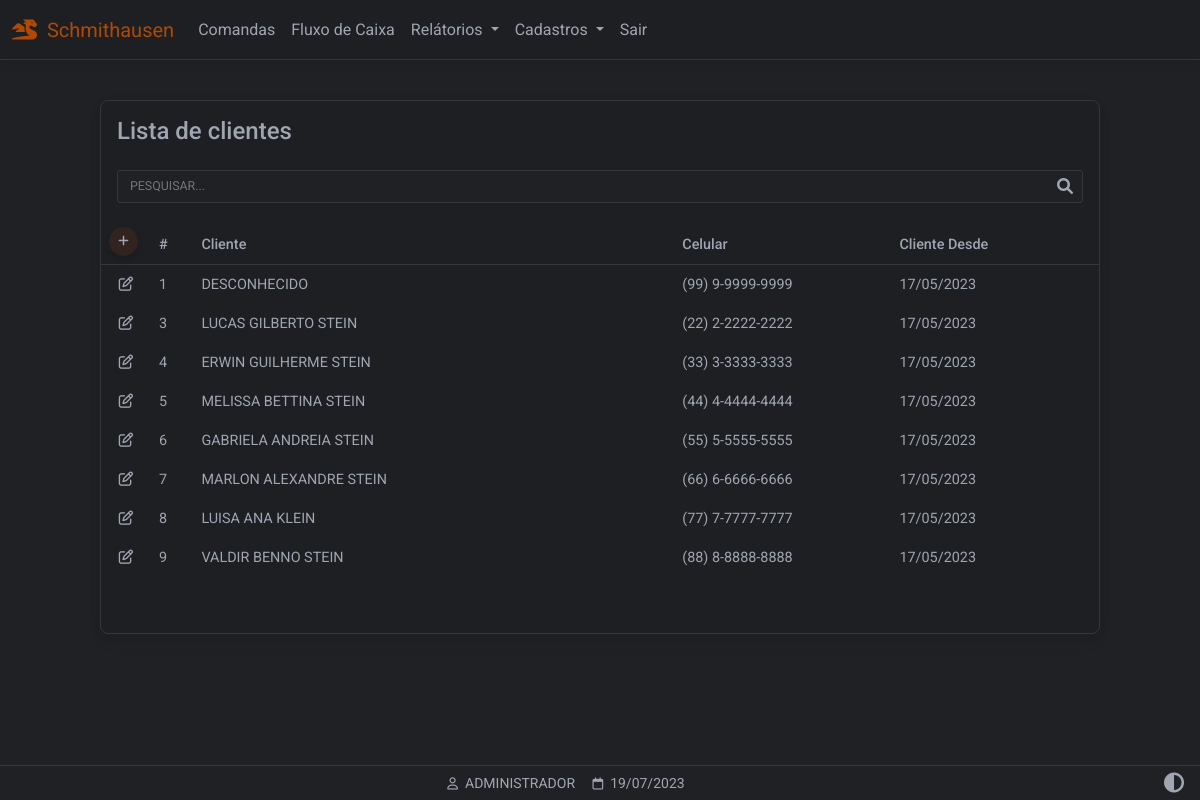
/clientes (signed in), run on the app's committed database.
### website/models.py (models this page shows)
class Cliente(db.Model):
    id = db.Column(db.Integer, primary_key=True)
    fone = db.Column(db.String(150))
    data_criacao = db.Column(db.DateTime(timezone=True), default=func.now())
    nome = db.Column(db.String(150))

class User(db.Model, UserMixin):
    id = db.Column(db.Integer, primary_key=True)
    email = db.Column(db.String(150), unique=True)
    password = db.Column(db.String(150))
    first_name = db.Column(db.String(150))
    user = db.relationship('Produto',backref='produto')

### website/views.py (the view)
@views.route('/clientes', methods=['GET','POST'])
@login_required
def clientes():
    clientes = []
    rows = Cliente.query.all()
    for r in rows:
        clientes.append(r)
    return render_template("clientes_listar.html", user=current_user, data=data, clientes=clientes)

### website/__init__.py (called while the page is built)
def create_app():
    app = Flask(__name__)
    app.config['SECRET_KEY'] = 'hjshjhdjah kjshkjdhjs'
    app.config['SQLALCHEMY_DATABASE_URI'] = f'sqlite:///{DB_NAME}'
    app.config["TEMPLATES_AUTO_RELOAD"] = True
    db.init_app(app)
    from .views import views
    from .auth import auth
    app.register_blueprint(views, url_prefix='/')
    app.register_blueprint(auth, url_prefix='/')
    from .models import User, Cliente, Produto
    with app.app_context():
        db.create_all()
    login_manager = LoginManager()
    login_manager.login_view = 'auth.login'
    login_manager.login_message = u"FAVOR EFETUAR LOGIN!"
    login_manager.init_app(app)
    @login_manager.user_loader
    def load_user(id):
        return User.query.get(int(id))
    return app

### website/templates/clientes_listar.html (shortened to what this page needs)
{% extends "base.html" %}
{% block content %}
<div class="container-fluid" style="min-height:100dvh;padding-top:100px">
    <div class="table-responsive w-100 card myTheme-900 larg-max m-auto" style="padding-bottom: 40px">
        <table class="table table-borderless table-sm myTheme-900 ">
            <thead>
                <tr>
                    <p class="h4 p-3 ">Lista de clientes</p>
                </tr>
                <tr>
                <tr>
                    <div class="p-3 pt-0">
                        <div class="form-outline" style="margin-bottom: 0!important;padding-bottom: 0!important;">
                            <input type="text" style="text-transform:uppercase" id="inputPesquisarCliente"
                                class="myInputs form-control-sm" placeholder="Pesquisar..."
                                onkeyup='pesquisarTabelaClientes()' />
                        </div>
                    </div>
                </tr>
                <thead>
                    <tr>
                        <th class="text-nowrap" scope="col">
                            <a href="/clientes_cadastrar" class="p-2 btn btn-sm btn-floating btn-add">
                                <i class="fa-solid fa-plus"></i>
                            </a>
                        </th>
                        <th class="text-nowrap" scope="col">#</th>
                        <th class="text-nowrap" scope="col" style="min-width: 280px;">Cliente</th>
                        <th class="text-nowrap" scope="col">Celular</th>
                        <th class="text-nowrap" scope="col">Cliente Desde</th>
                        <th class="text-nowrap" scope="col"></th>
                    </tr>
                </thead>
            <tbody id="tb-clientes">
                {% for i in clientes %}
                <tr>
                    <td class="text-center" style="width: 50px">
                        <a role="button" class="" href="/clientes_atualizar/{{ i.id }}">
                            <i class="fa-regular fa-pen-to-square"></i>
                        </a>
                    </td>
                    <td class="text-nowrap" scope="row"> {{ i.id }} </td>
                    <td class="text-nowrap" scope="row"> {{ i.nome }} </td>
                    <td class="text-nowrap" scope="row"> {{ i.fone }} </td>
                    <td class="text-nowrap" scope="row"> {{ i.data_criacao.strftime('%d/%m/%Y') }} </td>
                    <td>
                    </td>
                </tr>
                {% endfor %}
            </tbody>
        </table>
    </div>
</div>
{% endblock %}
{% block titlefooter %}
<span>
    &nbsp;{{ user.first_name.split()[0] | upper }}
    <span>
        &nbsp;{{ data.strftime('%d/%m/%Y') }}
    </span>
    {% endblock %}

### website/templates/base.html (shortened to what this page needs)
<!DOCTYPE html>
<html lang="pt-br" class="{{ 'light-mode' if session.get('theme') == 'light' }}">
<head>
<link rel="stylesheet" href="https://cdnjs.cloudflare.com/ajax/libs/font-awesome/6.0.0/css/all.min.css"/>
<link rel="stylesheet" type="text/css"       href="{{ url_for('static', filename='css/mdb.min.css')      }}">
<link rel="stylesheet" type="text/css"       href="{{ url_for('static', filename='css/base.css')         }}">
</head>
<body class="myTheme-500">
<nav id="navbar" class="autohide navbar navbar-expand-lg fixed-top ">
  <div class="container-fluid">
    <a class="navbar-brand"><i class="fa-solid fa-dragon"></i>&nbsp;&nbsp;Schmithausen</a>
    {% if user.is_authenticated %}
    <div class="collapse navbar-collapse" id="navbarSupportedContent">
      <ul class="navbar-nav me-auto mb-2 mb-lg-0 my-navbar">
        <li class="nav-item">
          <a class="nav-link" href="/comandas">Comandas</a>
        </li>
        <li class="nav-item">
          <a class="nav-link" href="#">Fluxo de Caixa</a>
        </li>
        <li class="nav-item dropdown">
          <a class="nav-link dropdown-toggle" href="#" id="navbarDropdown" role="button" data-mdb-toggle="dropdown" aria-expanded="false">
            Relátorios
          </a>
        </li>
        <li class="nav-item dropdown">
          <a class="nav-link dropdown-toggle" href="#" id="navbarDropdown" role="button" data-mdb-toggle="dropdown" aria-expanded="false">
            Cadastros
          </a>
                      <li class="nav-item">
                      <a class="nav-link btn-sair" href="/logout">Sair</a>
                      </li>
        {% endif %}
        </li>
      </ul>
    </div>
  </div>
</nav>
  {% block content %}
  {% endblock %}
<footer class="row text-center fixed-bottom my-footer">
  <div class="col text-center p-1" style="min-width: 250px">
   <small>
   {% block titlefooter %}{% endblock %}
   </small>
    </div>
<div class="col text-center p-1 me-2" style="max-width: 60px;">
            <a href="{{ url_for('views.toggle_theme', current_page=request.path) }}" class="nav__link">
            <span class="nav__item">
                <i class="fa-solid fa-circle-half-stroke fa-lg"></i>
            </span>
</div>
</footer>
</body>
</html>

### website/static/css/base.css (style rules this page uses)
:root { --custom-color: 211, 84, 0; --color-primary: 59, 113, 202; --color-secondary: 159,166,178; --color-success: 20,164,77; --color-danger: 220, 76, 76; --color-warning: 228,161,27; --color-info: 84,180,211; --color-ligth: 251,251,251; --color-theme-500: 32, 33, 36; --color-theme-900: 30, 31, 34; --cor-fonte: 159,166,178; --cor-da-borda: 53, 56, 59; }
.larg-max { max-width: 1000px!important; }
.myTheme-900 { background-color: rgb(var(--color-theme-900))!important; color: rgb(var(--cor-fonte))!important; }
.myTheme-500 { background-color: rgb(var(--color-theme-500))!important; color: rgb(var(--cor-fonte))!important; }
.navbar-expand-lg { background-color: rgb(var(--color-theme-900)); border-bottom: 1px solid rgb(var(--cor-da-borda)); }
.fa-bars, .fa-circle-half-stroke { color: rgb(var(--cor-fonte))!important; }
#navbar .nav-link { color: rgb(var(--cor-fonte))!important; }
.my-footer { background-color: rgb(var(--color-theme-500)); border-top: 1px solid rgb(var(--cor-da-borda)); color: rgb(var(--cor-fonte)); }
.my-footer span { color: rgb(var(--cor-fonte)); }
.table-responsive { border: 1px solid rgb(var(--cor-da-borda))!important; color: rgb(var(--cor-fonte))!important; margin-bottom: 80px!important; }
.table-responsive thead th { border-bottom: 1px solid rgb(var(--cor-da-borda))!important; }
.btn-add { background-color: rgba(var(--custom-color),0.1); border-radius: 50%; width: 30px; height: 30px; color: rgb(var(--cor-fonte)); display: flex; align-items: center; justify-content: center; }
.navbar-brand { color:rgba(var(--custom-color),0.8); pointer-events: none;" }
.fa-pen-to-square, .fa-trash-can { color: rgb(var(--cor-fonte))!important; }
.form-outline { margin-bottom: 30px!important; }
.myInputs { color: rgb(var(--cor-fonte))!important; border: 1px solid rgb(var(--cor-da-borda))!important; background-color: rgb(var(--color-theme-500)); width: 100%; padding: 0.35rem; padding-left: 0.75rem; border-radius: 3px; }

### data on the page
Cliente: id "1", nome "DESCONHECIDO", fone "(99) 9-9999-9999", data_criacao "17/05/2023"
Cliente: id "3", nome "LUCAS GILBERTO STEIN", fone "(22) 2-2222-2222", data_criacao "17/05/2023"
Cliente: id "4", nome "ERWIN GUILHERME STEIN", fone "(33) 3-3333-3333", data_criacao "17/05/2023"
Cliente: id "5", nome "MELISSA BETTINA STEIN", fone "(44) 4-4444-4444", data_criacao "17/05/2023"
Cliente: id "6", nome "GABRIELA ANDREIA STEIN", fone "(55) 5-5555-5555", data_criacao "17/05/2023"
Cliente: id "7", nome "MARLON ALEXANDRE STEIN", fone "(66) 6-6666-6666", data_criacao "17/05/2023"
Cliente: id "8", nome "LUISA ANA KLEIN", fone "(77) 7-7777-7777", data_criacao "17/05/2023"
Cliente: id "9", nome "VALDIR BENNO STEIN", fone "(88) 8-8888-8888", data_criacao "17/05/2023"
User: first_name "ADMINISTRADOR"

### other printed values
{{ data.strftime('%d/%m/%Y') }} "19/07/2023"
